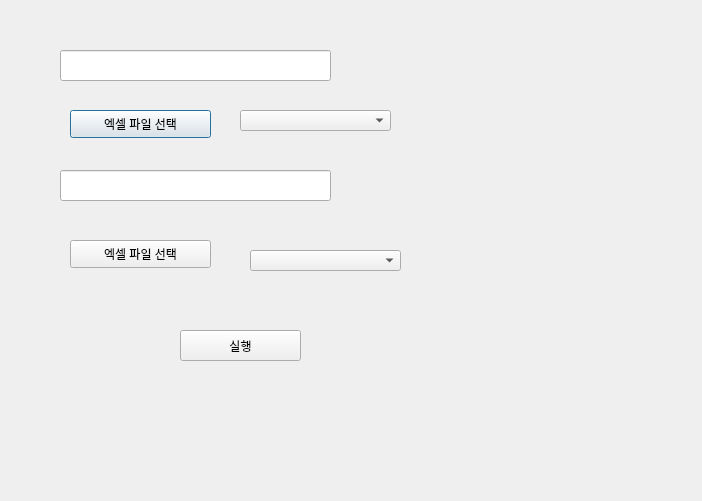
<?xml version="1.0" encoding="UTF-8"?>
<ui version="4.0">
 <class>Dialog</class>
 <widget class="QDialog" name="Dialog">
  <property name="geometry">
   <rect>
    <x>0</x>
    <y>0</y>
    <width>702</width>
    <height>501</height>
   </rect>
  </property>
  <property name="windowTitle">
   <string>Dialog</string>
  </property>
  <widget class="QPushButton" name="fileSelect">
   <property name="geometry">
    <rect>
     <x>70</x>
     <y>110</y>
     <width>141</width>
     <height>28</height>
    </rect>
   </property>
   <property name="text">
    <string>엑셀 파일 선택</string>
   </property>
  </widget>
  <widget class="QComboBox" name="comboBox">
   <property name="geometry">
    <rect>
     <x>240</x>
     <y>110</y>
     <width>151</width>
     <height>21</height>
    </rect>
   </property>
  </widget>
  <widget class="QLineEdit" name="filePath">
   <property name="geometry">
    <rect>
     <x>60</x>
     <y>50</y>
     <width>271</width>
     <height>31</height>
    </rect>
   </property>
  </widget>
  <widget class="QLineEdit" name="filePath_2">
   <property name="geometry">
    <rect>
     <x>60</x>
     <y>170</y>
     <width>271</width>
     <height>31</height>
    </rect>
   </property>
  </widget>
  <widget class="QPushButton" name="fileSelect_2">
   <property name="geometry">
    <rect>
     <x>70</x>
     <y>240</y>
     <width>141</width>
     <height>28</height>
    </rect>
   </property>
   <property name="text">
    <string>엑셀 파일 선택</string>
   </property>
  </widget>
  <widget class="QComboBox" name="comboBox_2">
   <property name="geometry">
    <rect>
     <x>250</x>
     <y>250</y>
     <width>151</width>
     <height>21</height>
    </rect>
   </property>
  </widget>
  <widget class="QPushButton" name="execute">
   <property name="geometry">
    <rect>
     <x>180</x>
     <y>330</y>
     <width>121</width>
     <height>31</height>
    </rect>
   </property>
   <property name="text">
    <string>실행</string>
   </property>
  </widget>
 </widget>
 <resources/>
 <connections/>
</ui>
